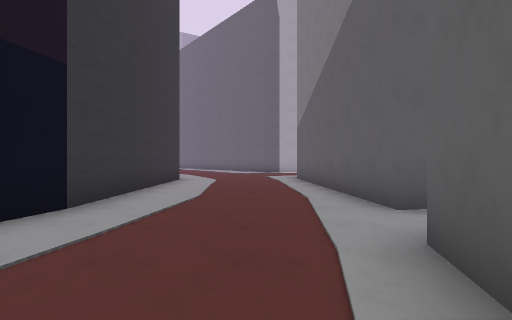
[1] (above)

24 first-person views from a walk through a Godot game level. The camera is 1.4 m above the floor, looks level and sees 85° across. The floor is counted in squares, 2 m on a side. Each view is taken from the middle of a square. On the plan, view 1 faces up. The plan holds only what a view shows up to about 9 squares ahead; the rest is blank. The place goes on beyond the plan. Some surface patterns are stand-ins.

[2]
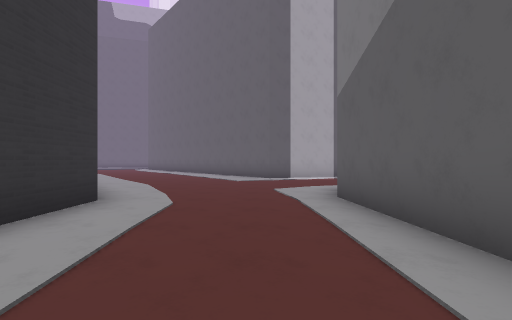

[3]
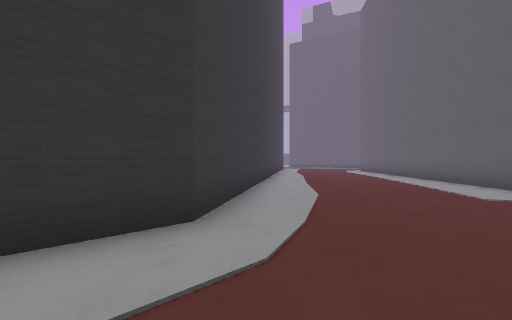

[4]
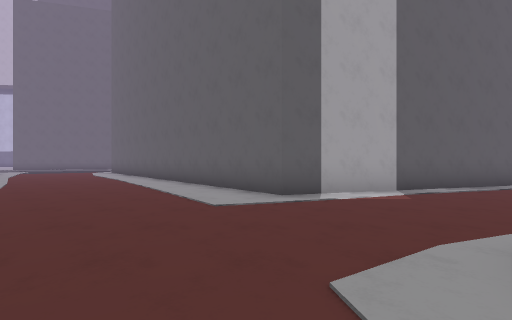

[5]
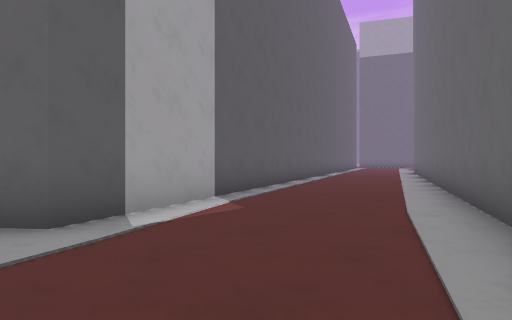

[6]
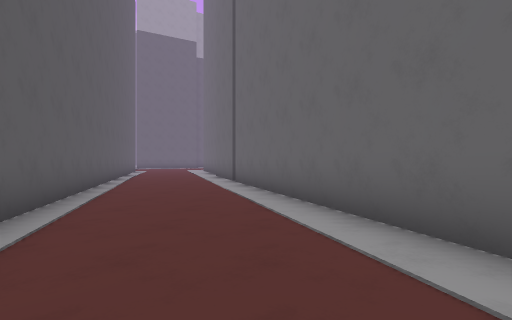

[7]
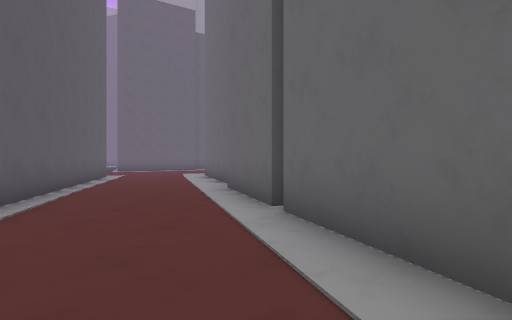

[8]
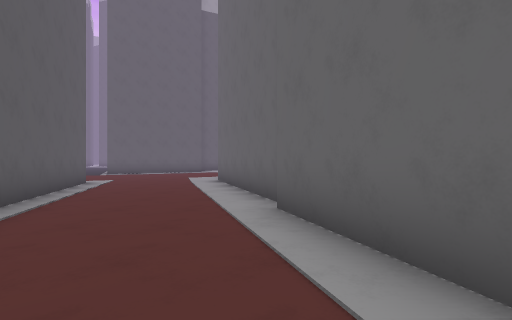

[9]
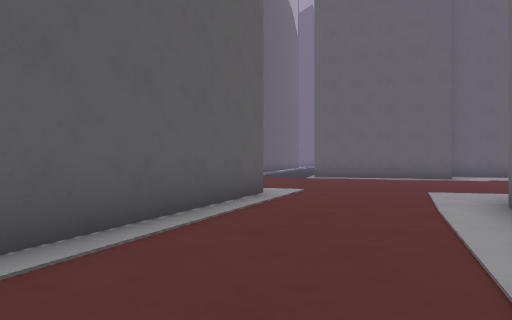

[10]
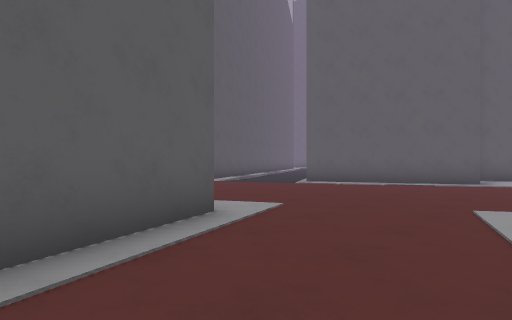

[11]
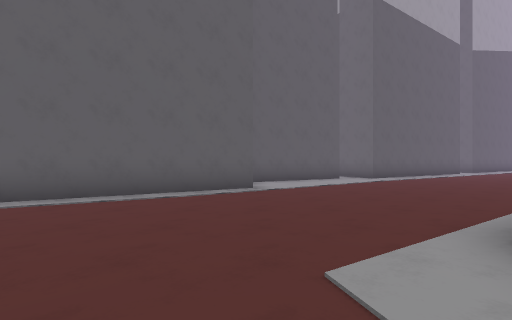

[12]
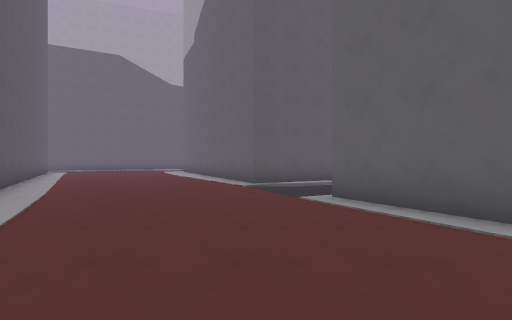

[13]
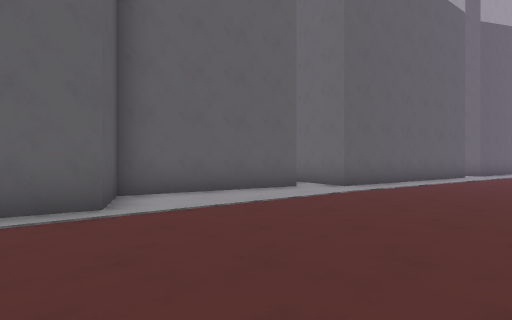

[14]
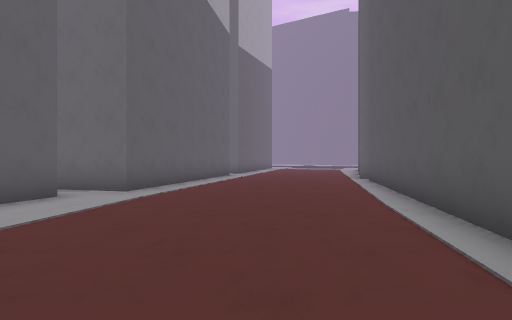

[15]
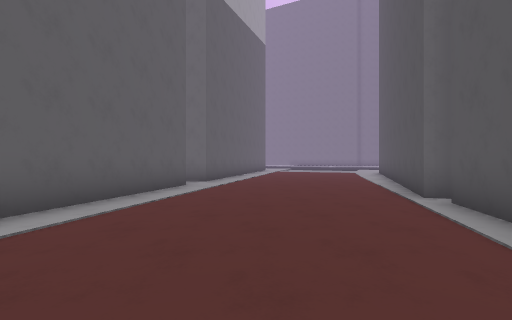

[16]
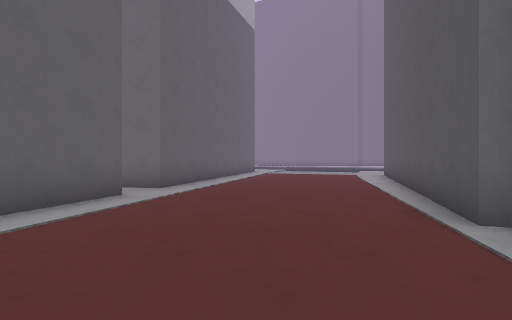

[17]
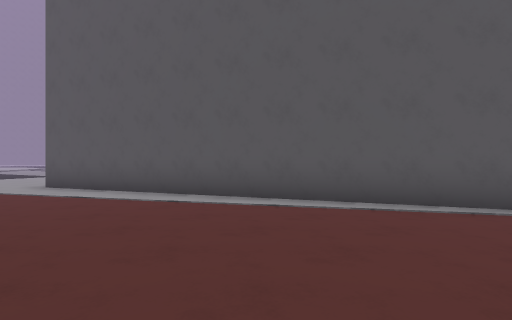

[18]
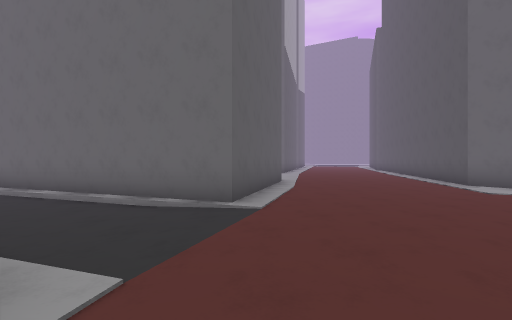

[19]
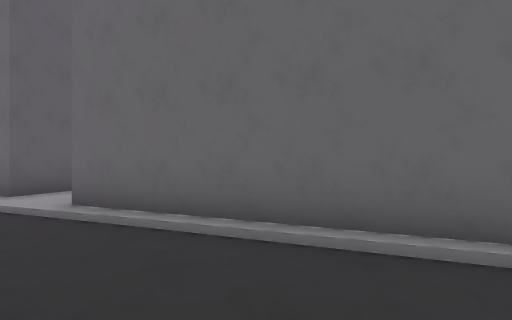

[20]
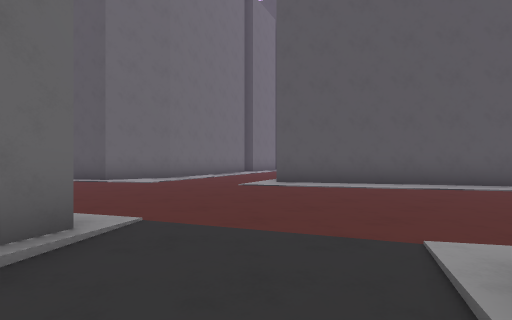

[21]
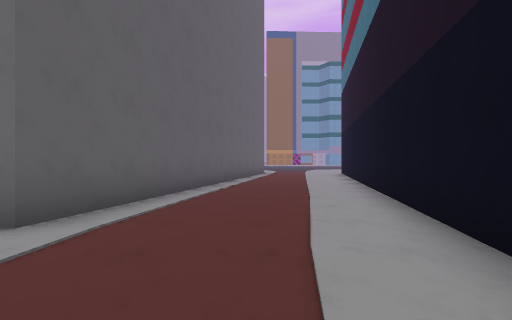

[22]
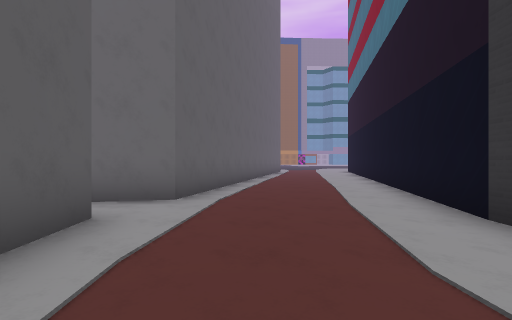

[23]
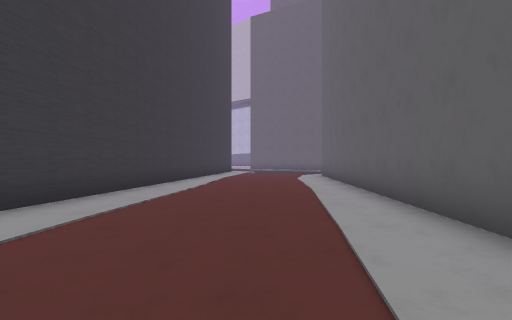

[24]
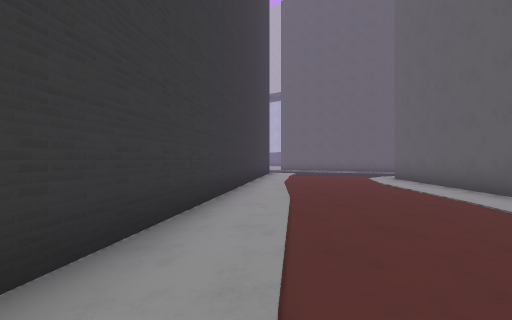

### Floor plan
Points are (right, up) in squares from view 1. A wall is a line through its corners. A room is listed if a view was taken in it or the views show most of it. See-through windows are left out.
Room 1 (views 1, 2, 3, 4, 5, 6, 7, 8, 9, 10, 11, 12, 13, 14, 15, 16, 17, 18, 19, 20, 21, 22, 23, 24)
walls: (14, 15.8) (17, 16.8); (17.4, 16.6) (22.4, 18.3); (23.1, 18.1) (24.3, 17.8) (25.2, 16.4); (3.8, 12.2) (13.7, 15.6); (26.1, 14.8) (30, 8.7); (17.5, 28) (21.2, 22) (0.5, 15.4) (-6.9, 23.9); (2.4, 3.9) (1.9, 3.8) (1.5, 10.1); (27, 28) (24.9, 27.1) (24.5, 27.9); (29.9, 8.1) (30.4, 8.4) (34.8, -0.9); (32.3, 16.9) (30.2, 20.6) (28.8, 20.1) (26.4, 24.1) (33.2, 27); (-2.6, 3.9) (-4.3, -4); (35.7, 10) (32.2, 15.7) (33.8, 16.7); (-9.5, 19) (-2.7, 9.7) (-2.6, 3.8); (36.6, 8.6) (36.3, 9); (35.5, 26.4) (34.9, 27.7) (35.3, 27.9); (-0.2, -4.1) (1.4, 2.2) (2.6, 2.5)
low walls: (28.3, 25.3) (28.8, 25.5); (30.4, 26.2) (31.1, 26.5)

Positions as (right, up) in squares from view 1, and headings:
1: (0, 0), facing up
2: (0, 5), facing up
3: (0, 8), facing up-left
4: (0, 10), facing up
5: (0, 12), facing up-right
6: (5, 15), facing right
7: (10, 16), facing right
8: (13, 17), facing right
9: (17, 18), facing up-right
10: (19, 19), facing up-right
11: (22, 20), facing right
12: (25, 19), facing up
13: (25, 18), facing right
14: (26, 18), facing down-right
15: (29, 14), facing down-right
16: (30, 12), facing down-right
17: (36, 8), facing down-left
18: (23, 27), facing down-right
19: (28, 28), facing down-right
20: (27, 27), facing down-left
21: (-1, 5), facing down
22: (0, 7), facing down
23: (-1, 14), facing up-left
24: (-4, 14), facing up-left
